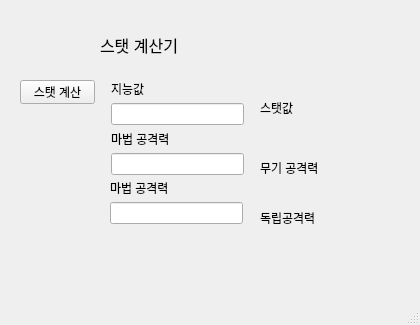
<?xml version="1.0" encoding="UTF-8"?>
<ui version="4.0">
 <class>MainWindow</class>
 <widget class="QMainWindow" name="MainWindow">
  <property name="geometry">
   <rect>
    <x>0</x>
    <y>0</y>
    <width>420</width>
    <height>325</height>
   </rect>
  </property>
  <property name="windowTitle">
   <string>MainWindow</string>
  </property>
  <widget class="QWidget" name="centralwidget">
   <widget class="QPushButton" name="pushButton">
    <property name="geometry">
     <rect>
      <x>20</x>
      <y>80</y>
      <width>75</width>
      <height>24</height>
     </rect>
    </property>
    <property name="text">
     <string>스탯 계산</string>
    </property>
   </widget>
   <widget class="QLabel" name="label">
    <property name="geometry">
     <rect>
      <x>100</x>
      <y>30</y>
      <width>91</width>
      <height>31</height>
     </rect>
    </property>
    <property name="font">
     <font>
      <pointsize>12</pointsize>
     </font>
    </property>
    <property name="text">
     <string>&lt;html&gt;&lt;head/&gt;&lt;body&gt;&lt;p&gt;스탯 계산기&lt;/p&gt;&lt;/body&gt;&lt;/html&gt;</string>
    </property>
   </widget>
   <widget class="QLineEdit" name="lineEdit_3">
    <property name="geometry">
     <rect>
      <x>110</x>
      <y>202</y>
      <width>133</width>
      <height>22</height>
     </rect>
    </property>
    <property name="text">
     <string/>
    </property>
   </widget>
   <widget class="QLabel" name="label_6">
    <property name="geometry">
     <rect>
      <x>110</x>
      <y>180</y>
      <width>64</width>
      <height>16</height>
     </rect>
    </property>
    <property name="text">
     <string>마법 공격력</string>
    </property>
   </widget>
   <widget class="QLabel" name="label_7">
    <property name="geometry">
     <rect>
      <x>260</x>
      <y>210</y>
      <width>64</width>
      <height>16</height>
     </rect>
    </property>
    <property name="text">
     <string>독립공격력</string>
    </property>
   </widget>
   <widget class="QLabel" name="label_3">
    <property name="geometry">
     <rect>
      <x>111</x>
      <y>81</y>
      <width>36</width>
      <height>16</height>
     </rect>
    </property>
    <property name="text">
     <string>지능값</string>
    </property>
   </widget>
   <widget class="QLabel" name="label_5">
    <property name="geometry">
     <rect>
      <x>111</x>
      <y>131</y>
      <width>64</width>
      <height>16</height>
     </rect>
    </property>
    <property name="text">
     <string>마법 공격력</string>
    </property>
   </widget>
   <widget class="QLineEdit" name="lineEdit">
    <property name="geometry">
     <rect>
      <x>111</x>
      <y>103</y>
      <width>133</width>
      <height>22</height>
     </rect>
    </property>
   </widget>
   <widget class="QLineEdit" name="lineEdit_2">
    <property name="geometry">
     <rect>
      <x>111</x>
      <y>153</y>
      <width>133</width>
      <height>22</height>
     </rect>
    </property>
   </widget>
   <widget class="QLabel" name="label_2">
    <property name="geometry">
     <rect>
      <x>260</x>
      <y>100</y>
      <width>36</width>
      <height>16</height>
     </rect>
    </property>
    <property name="text">
     <string>스탯값</string>
    </property>
   </widget>
   <widget class="QLabel" name="label_4">
    <property name="geometry">
     <rect>
      <x>260</x>
      <y>160</y>
      <width>64</width>
      <height>16</height>
     </rect>
    </property>
    <property name="text">
     <string>무기 공격력</string>
    </property>
   </widget>
  </widget>
  <widget class="QMenuBar" name="menubar">
   <property name="geometry">
    <rect>
     <x>0</x>
     <y>0</y>
     <width>420</width>
     <height>22</height>
    </rect>
   </property>
  </widget>
  <widget class="QStatusBar" name="statusbar"/>
 </widget>
 <resources/>
 <connections/>
</ui>
